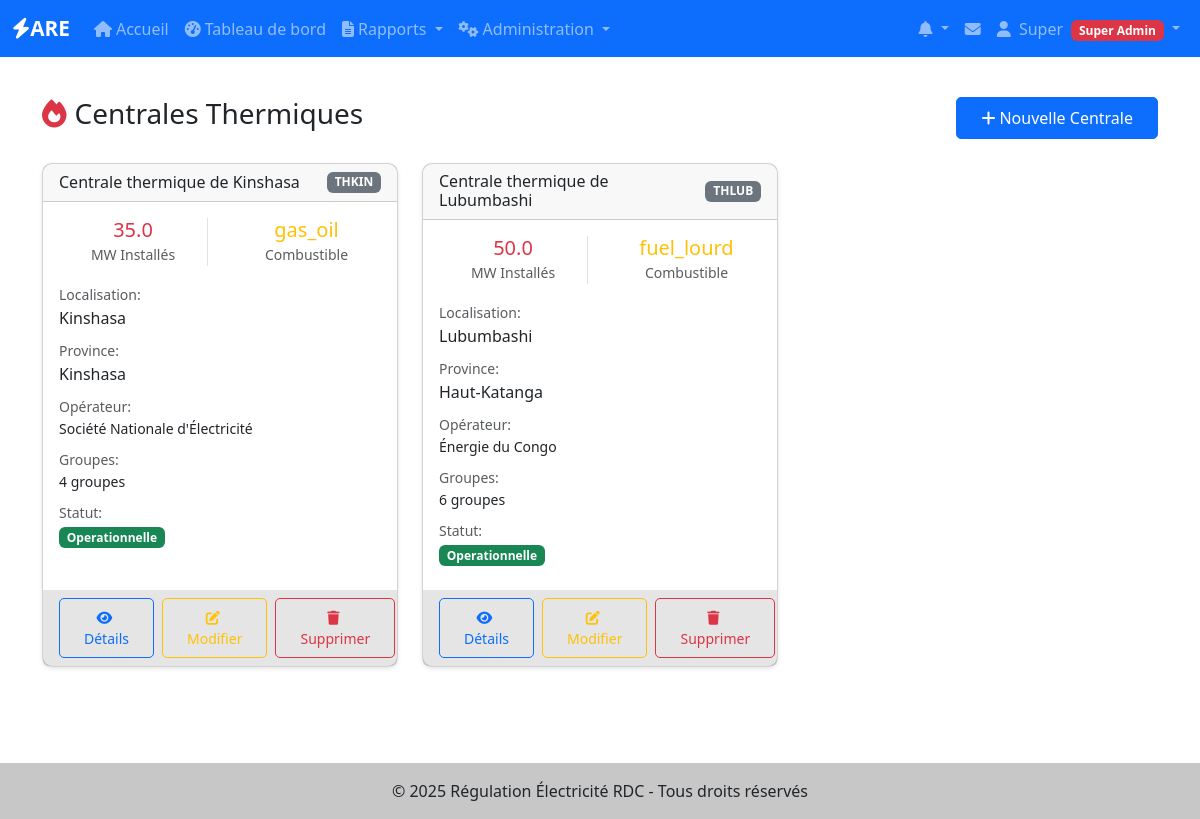
Before: /production-thermique/centrales (signed in) with the older database file.
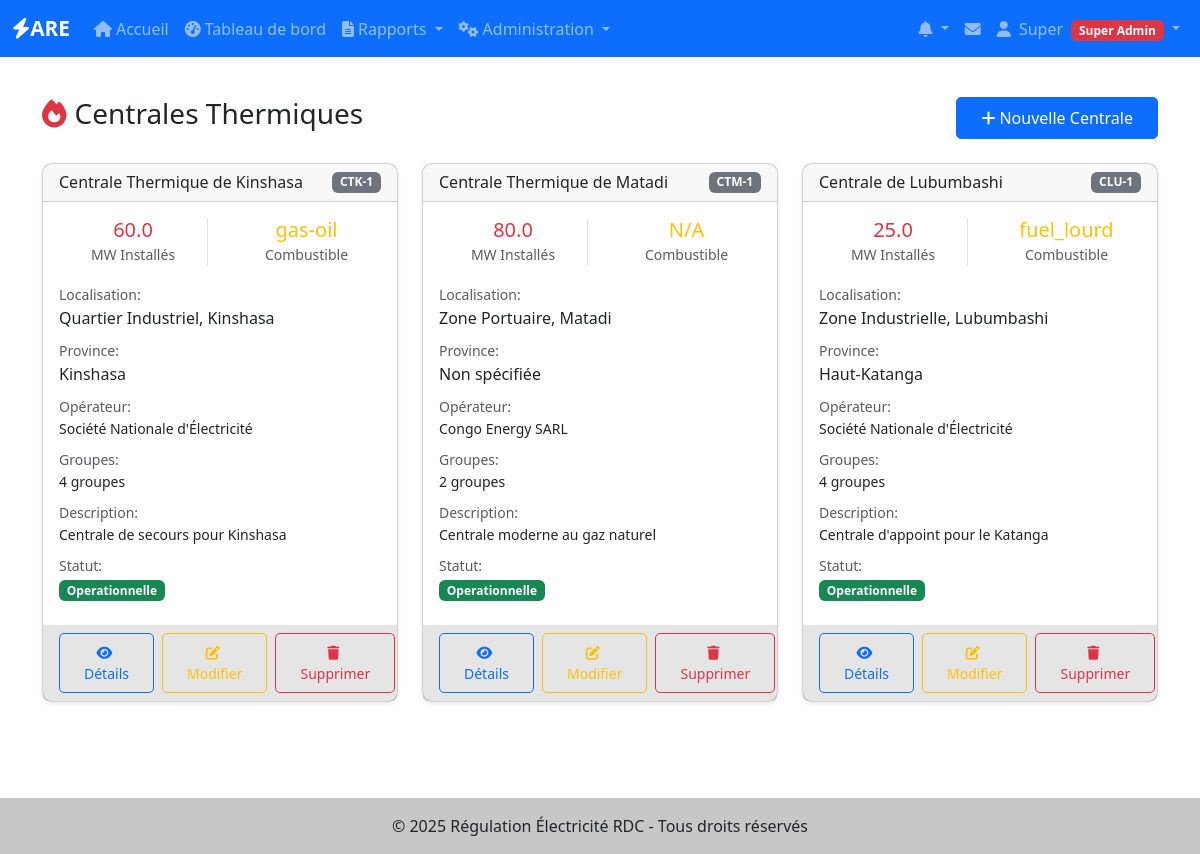
After: the same page with the newer database file.
### app/models/production_thermique.py (models this page shows, shortened)
class CentraleThermique(BaseModel):
    __tablename__ = 'centrales_thermique'
    operateur_id = Column(Integer, ForeignKey('operateurs.id'), nullable=False)
    nom = Column(String(200), nullable=False, index=True)
    code = Column(String(50), unique=True, nullable=False)
    localisation = Column(String(200))
    province = Column(String(100))
    puissance_installee = Column(Float)  # MW
    puissance_disponible = Column(Float)  # MW
    type_centrale = Column(String(50))  # diesel, gaz, charbon, fuel lourd, biomasse
    type_combustible = Column(String(50))  # Principal type de combustible
    consommation_specifique = Column(Float)  # g/kWh - Consommation spécifique
    latitude = Column(Float)
    longitude = Column(Float)
    nombre_groupes = Column(Integer, default=0)
    type_moteur = Column(String(50))  # diesel, turbine gaz, turbine vapeur
    refroidissement = Column(String(50))  # air, eau, mixte
    niveau_tension = Column(Float)  # kV
    tension_evacuation = Column(String(50))  # kV
    systeme_demarrage = Column(String(50))  # manuel, automatique
    systeme_refroidissement = Column(String(100))
    capacite_stockage_combustible = Column(Float)  # litres ou tonnes
    autonomie_combustible = Column(Float)  # heures
    systeme_traitement_fumees = Column(Boolean, default=False)
    niveau_emission_nox = Column(Float)  # mg/Nm³
    niveau_emission_co = Column(Float)  # mg/Nm³
    certification_environnementale = Column(String(100))
    statut = Column(String(50), default='operationnelle')  # operationnelle, maintenance, arret
    mode_fonctionnement = Column(String(50))  # base, pointe, secours
    description = Column(Text)
    date_mise_service = Column(DateTime)
    date_derniere_revision = Column(DateTime)
    prochaine_maintenance = Column(DateTime)
    constructeur = Column(String(100))
    fournisseur_combustible = Column(String(100))
    annee_construction = Column(Integer)
    duree_vie_estimee = Column(Integer)  # années
    observations = Column(Text)
    operateur = relationship("Operateur", back_populates="centrales_thermique")
    rapports = relationship("RapportThermique", back_populates="centrale", cascade="all, delete-orphan")

### app/models/operateurs.py (models this page shows, shortened)
class Operateur(BaseModel):
    __tablename__ = 'operateurs'
    nom = db.Column(db.String(200), nullable=False, index=True)
    sigle = db.Column(db.String(50))
    type_operateur = db.Column(db.String(50))  # Production, Transport, Distribution
    adresse = db.Column(db.Text)
    ville = db.Column(db.String(100))
    province = db.Column(db.String(100))
    telephone = db.Column(db.String(20))
    email = db.Column(db.String(120))
    site_web = db.Column(db.String(200))
    numero_licence = db.Column(db.String(100), unique=True)
    date_licence = db.Column(db.Date)
    statut_licence = db.Column(db.String(20), default='active')  # active, suspendue, expirée
    capacite_installee = db.Column(db.Float)  # en MW
    zone_couverture = db.Column(db.Text)
    nombre_clients = db.Column(db.Integer)
    observations = db.Column(db.Text)
    centrales_hydro = db.relationship("CentraleHydro", back_populates="operateur", lazy=True)
    centrales_thermique = db.relationship("CentraleThermique", back_populates="operateur", lazy=True)
    centrales_solaire = db.relationship("CentraleSolaire", back_populates="operateur", lazy=True)
    lignes_transport = db.relationship("LigneTransport", back_populates="operateur", lazy=True)
    postes_transport = db.relationship("PosteTransport", back_populates="operateur", lazy=True)
    reseaux_distribution = db.relationship("ReseauDistribution", back_populates="operateur", lazy=True)

### app/production_thermique/routes_centrales.py (the view)
@production_thermique.route('/centrales')
@login_required
def liste_centrales():
    centrales = get_accessible_centrales_thermique()
    return render_template('production_thermique/liste_centrales.html',
                         centrales=centrales,
                         title='Centrales Thermiques')

### app/models/utilisateurs.py (called while the page is built)
    def is_super_admin(self):
        return self.role == 'super_admin'

    def is_admin(self):
        return self.role in ['super_admin', 'admin_operateur']

    def has_permission(self, permission):
        permissions = {
            'super_admin': ['create_operateur', 'edit_operateur', 'delete_operateur',
                           'create_user', 'edit_user', 'delete_user', 'view_all_reports'],
            'admin_operateur': ['edit_own_operateur', 'create_user_operateur',
                               'edit_user_operateur', 'view_own_reports', 'create_reports'],
            'utilisateur_operateur': ['view_own_reports', 'create_reports', 'edit_own_reports']
        }
        return permission in permissions.get(self.role, [])

### app/production_thermique/utils.py (called while the page is built)
def get_accessible_centrales_thermique():
    if current_user.is_admin():
        return CentraleThermique.query.filter_by(actif=True).all()
    elif current_user.operateur:
        return CentraleThermique.query.filter_by(
            operateur_id=current_user.operateur.id,
            actif=True
        ).all()
    return []

### app/templates/production_thermique/liste_centrales.html (shortened to what the changed rows need)
{% extends "base.html" %}
{% block content %}
<div class="d-flex justify-content-between align-items-center mb-4">
    <h1 class="h3">
        <i class="fas fa-fire me-2 text-danger"></i>Centrales Thermiques
    </h1>
</div>
{% if centrales %}
<div class="row">
    {% for centrale in centrales %}
    <div class="col-md-6 col-lg-4 mb-4">
        <div class="card h-100">
            <div class="card-header d-flex justify-content-between align-items-center">
                <h6 class="mb-0">{{ centrale.nom }}</h6>
                <span class="badge bg-secondary">{{ centrale.code }}</span>
            </div>
            <div class="card-body">
                <div class="row text-center mb-3">
                    <div class="col-6">
                        <div class="border-end">
                            <h5 class="text-danger mb-0">{{ centrale.puissance_installee or 'N/A' }}</h5>
                            <small class="text-muted">MW Installés</small>
                        </div>
                    </div>
                    <div class="col-6">
                        <h5 class="text-warning mb-0">{{ centrale.type_combustible or 'N/A' }}</h5>
                        <small class="text-muted">Combustible</small>
                    </div>
                </div>
                <div class="mb-2">
                    <small class="text-muted">Localisation:</small>
                    <div>{{ centrale.localisation or 'Non spécifiée' }}</div>
                </div>
                <div class="mb-2">
                    <small class="text-muted">Province:</small>
                    <div>{{ centrale.province or 'Non spécifiée' }}</div>
                </div>
                {% if centrale.operateur %}
                <div class="mb-2">
                    <small class="text-muted">Opérateur:</small>
                    <div class="small">{{ centrale.operateur.nom }}</div>
                </div>
                {% endif %}
                {% if centrale.nombre_groupes %}
                <div class="mb-2">
                    <small class="text-muted">Groupes:</small>
                    <div class="small">{{ centrale.nombre_groupes }} groupes</div>
                </div>
                {% endif %}
                {% if centrale.description %}
                <div class="mb-2">
                    <small class="text-muted">Description:</small>
                    <div class="small">{{ centrale.description[:100] }}{% if centrale.description|length > 100 %}...{% endif %}</div>
                </div>
                {% endif %}
                <div class="mb-2">
                    <small class="text-muted">Statut:</small>
                    <div>
                        <span class="badge {% if centrale.statut == 'operationnelle' %}bg-success{% elif centrale.statut == 'maintenance' %}bg-warning{% else %}bg-danger{% endif %}">
                            {{ centrale.statut|title }}
                        </span>
                    </div>
                </div>
            </div>
            <div class="card-footer">
                <div class="d-flex gap-2">
                    <a href="{{ url_for('production_thermique.detail_centrale', id=centrale.id) }}"
                       class="btn btn-sm btn-outline-primary">
                        <i class="fas fa-eye me-1"></i>Détails
                    </a>
                    {% if current_user.is_super_admin() %}
                    <a href="{{ url_for('production_thermique.modifier_centrale', id=centrale.id) }}"
                       class="btn btn-sm btn-outline-warning">
                        <i class="fas fa-edit me-1"></i>Modifier
                    </a>
                    <a href="#"
                       class="btn btn-sm btn-outline-danger"
                       onclick="confirmDelete({{ centrale.id }}, '{{ centrale.nom }}')">
                        <i class="fas fa-trash me-1"></i>Supprimer
                    </a>
                    {% endif %}
                </div>
            </div>
        </div>
    </div>
    {% endfor %}
</div>
{% endif %}
{% endblock %}

Changed rows visible on the page:
changed CentraleThermique "Kinshasa": nom "Centrale thermique de Kinshasa" → "Centrale Thermique de Kinshasa"; code "THKIN" → "CTK-1"; puissance_installee "35.0" → "60.0"; type_combustible "gas_oil" → "gas-oil"; localisation "Kinshasa" → "Quartier Industriel, Kinshasa"; description (not shown) → "Centrale de secours pour Kinshasa"
changed CentraleThermique: nom "Centrale thermique de Lubumbashi" → "Centrale Thermique de Matadi"; code "THLUB" → "CTM-1"; puissance_installee "50.0" → "80.0"; type_combustible "fuel_lourd" → "N/A"; localisation "Lubumbashi" → "Zone Portuaire, Matadi"; province "Haut-Katanga" → "Non spécifiée"; operateur.nom "Énergie du Congo" → "Congo Energy SARL"; nombre_groupes "6" → "2"; description (not shown) → "Centrale moderne au gaz naturel"
added CentraleThermique: nom "Centrale de Lubumbashi", code "CLU-1", puissance_installee "25.0", type_combustible "fuel_lourd", localisation "Zone Industrielle, Lubumbashi", province "Haut-Katanga", operateur.nom "Société Nationale d'Électricité", nombre_groupes "4", description "Centrale d'appoint pour le Katanga", statut "Operationnelle"
